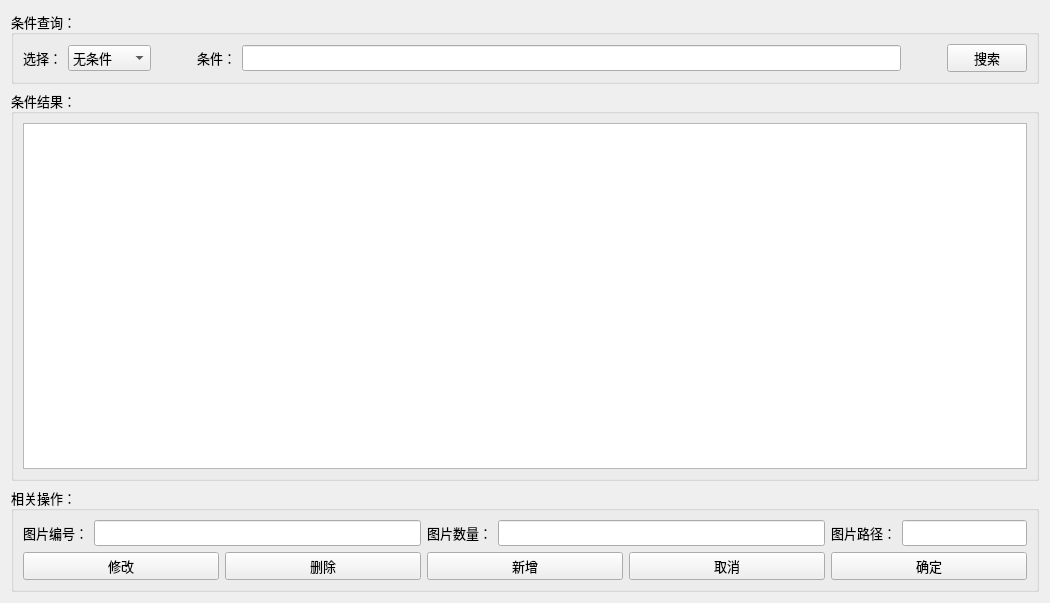
<?xml version="1.0" encoding="UTF-8"?>
<ui version="4.0">
 <class>PhotoMS</class>
 <widget class="QWidget" name="PhotoMS">
  <property name="geometry">
   <rect>
    <x>0</x>
    <y>0</y>
    <width>1050</width>
    <height>603</height>
   </rect>
  </property>
  <property name="windowTitle">
   <string>Form</string>
  </property>
  <layout class="QGridLayout" name="gridLayout">
   <item row="0" column="0">
    <widget class="QGroupBox" name="groupBox">
     <property name="font">
      <font>
       <family>新宋体</family>
       <pointsize>10</pointsize>
      </font>
     </property>
     <property name="title">
      <string>条件查询：</string>
     </property>
     <layout class="QGridLayout" name="gridLayout_3">
      <item row="0" column="0">
       <layout class="QHBoxLayout" name="horizontalLayout">
        <item>
         <widget class="QLabel" name="label">
          <property name="text">
           <string>选择：</string>
          </property>
         </widget>
        </item>
        <item>
         <widget class="QComboBox" name="cb_condition">
          <item>
           <property name="text">
            <string>无条件</string>
           </property>
          </item>
          <item>
           <property name="text">
            <string>图片编号</string>
           </property>
          </item>
          <item>
           <property name="text">
            <string>图片数量</string>
           </property>
          </item>
          <item>
           <property name="text">
            <string>图片路径</string>
           </property>
          </item>
         </widget>
        </item>
        <item>
         <spacer name="horizontalSpacer">
          <property name="orientation">
           <enum>Qt::Horizontal</enum>
          </property>
          <property name="sizeType">
           <enum>QSizePolicy::Fixed</enum>
          </property>
          <property name="sizeHint" stdset="0">
           <size>
            <width>40</width>
            <height>20</height>
           </size>
          </property>
         </spacer>
        </item>
        <item>
         <widget class="QLabel" name="label_2">
          <property name="text">
           <string>条件：</string>
          </property>
         </widget>
        </item>
        <item>
         <widget class="QLineEdit" name="le_condition"/>
        </item>
        <item>
         <spacer name="horizontalSpacer_2">
          <property name="orientation">
           <enum>Qt::Horizontal</enum>
          </property>
          <property name="sizeType">
           <enum>QSizePolicy::Fixed</enum>
          </property>
          <property name="sizeHint" stdset="0">
           <size>
            <width>40</width>
            <height>20</height>
           </size>
          </property>
         </spacer>
        </item>
        <item>
         <widget class="QPushButton" name="pb_search">
          <property name="text">
           <string>搜索</string>
          </property>
         </widget>
        </item>
       </layout>
      </item>
     </layout>
    </widget>
   </item>
   <item row="1" column="0">
    <widget class="QGroupBox" name="groupBox_2">
     <property name="font">
      <font>
       <family>新宋体</family>
       <pointsize>10</pointsize>
      </font>
     </property>
     <property name="title">
      <string>条件结果：</string>
     </property>
     <layout class="QGridLayout" name="gridLayout_6">
      <item row="0" column="0">
       <widget class="QTableWidget" name="tableWidget"/>
      </item>
     </layout>
    </widget>
   </item>
   <item row="2" column="0">
    <widget class="QGroupBox" name="groupBox_3">
     <property name="font">
      <font>
       <family>新宋体</family>
       <pointsize>10</pointsize>
      </font>
     </property>
     <property name="title">
      <string>相关操作：</string>
     </property>
     <layout class="QGridLayout" name="gridLayout_4">
      <item row="0" column="0">
       <widget class="QLabel" name="label_3">
        <property name="text">
         <string>图片编号：</string>
        </property>
       </widget>
      </item>
      <item row="0" column="1">
       <widget class="QLineEdit" name="le_id"/>
      </item>
      <item row="0" column="2">
       <widget class="QLabel" name="label_4">
        <property name="text">
         <string>图片数量：</string>
        </property>
       </widget>
      </item>
      <item row="0" column="3">
       <widget class="QLineEdit" name="le_photocount"/>
      </item>
      <item row="0" column="4">
       <widget class="QLabel" name="label_5">
        <property name="text">
         <string>图片路径：</string>
        </property>
       </widget>
      </item>
      <item row="0" column="5">
       <widget class="QLineEdit" name="le_photopath">
        <property name="sizePolicy">
         <sizepolicy hsizetype="Preferred" vsizetype="Fixed">
          <horstretch>0</horstretch>
          <verstretch>0</verstretch>
         </sizepolicy>
        </property>
       </widget>
      </item>
      <item row="1" column="0" colspan="6">
       <layout class="QGridLayout" name="gridLayout_2">
        <item row="0" column="0">
         <widget class="QPushButton" name="pb_modify">
          <property name="text">
           <string>修改</string>
          </property>
         </widget>
        </item>
        <item row="0" column="1">
         <widget class="QPushButton" name="pb_delete">
          <property name="sizePolicy">
           <sizepolicy hsizetype="Minimum" vsizetype="Fixed">
            <horstretch>0</horstretch>
            <verstretch>0</verstretch>
           </sizepolicy>
          </property>
          <property name="text">
           <string>删除</string>
          </property>
         </widget>
        </item>
        <item row="0" column="2">
         <widget class="QPushButton" name="pb_add">
          <property name="text">
           <string>新增</string>
          </property>
         </widget>
        </item>
        <item row="0" column="3">
         <widget class="QPushButton" name="pb_cancel">
          <property name="text">
           <string>取消</string>
          </property>
         </widget>
        </item>
        <item row="0" column="4">
         <widget class="QPushButton" name="pb_ensure">
          <property name="sizePolicy">
           <sizepolicy hsizetype="Minimum" vsizetype="Preferred">
            <horstretch>0</horstretch>
            <verstretch>0</verstretch>
           </sizepolicy>
          </property>
          <property name="text">
           <string>确定</string>
          </property>
         </widget>
        </item>
       </layout>
      </item>
     </layout>
    </widget>
   </item>
  </layout>
 </widget>
 <resources/>
 <connections/>
</ui>
